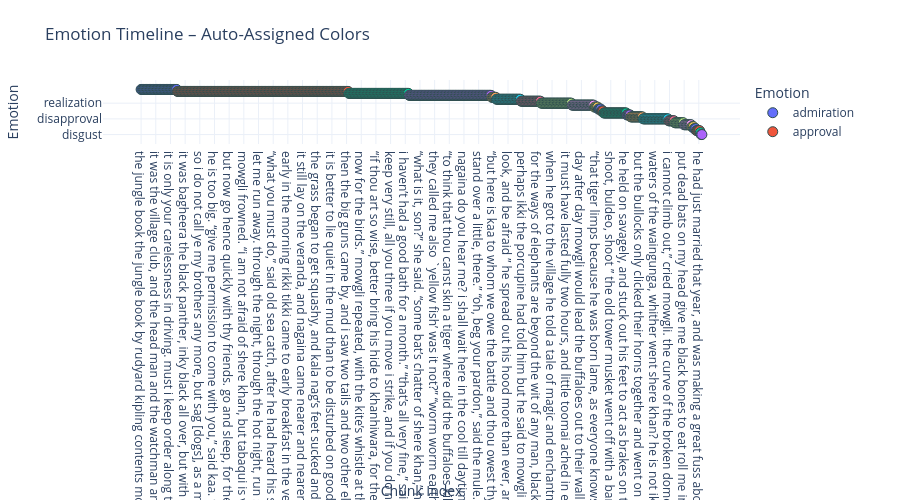

The cell this chart's notebook holds for it:
### Code cell
import plotly.express as px
import plotly.colors as pc
import matplotlib.colors as mcolors

# Unique emotions
unique_emotions = df["effective_emotion"].unique()

# Generate as many colors as needed
colors = px.colors.qualitative.Plotly  # or use `px.colors.qualitative.D3`, etc.
while len(colors) < len(unique_emotions):
    colors += colors  # Repeat if not enough

# Map emotions to colors
emotion_colors = {emotion: color for emotion, color in zip(unique_emotions, colors)}

fig = px.scatter(
    df,
    x="chunk",
    y="effective_emotion",
    color="effective_emotion",
    color_discrete_map=emotion_colors,
    hover_data={
        "chunk": True,
        "effective_emotion": True,
        "Predicted_Emotion": True,
        "Top_3_Emotions": True
    },
    labels={"chunk": "Chunk Index", "effective_emotion": "Emotion"},
    title="Emotion Timeline – Auto-Assigned Colors",
    height=500
)
fig.update_traces(marker=dict(size=10, line=dict(width=1, color="DarkSlateGrey")))
fig.update_layout(template="plotly_white", showlegend=True)
fig.show()
